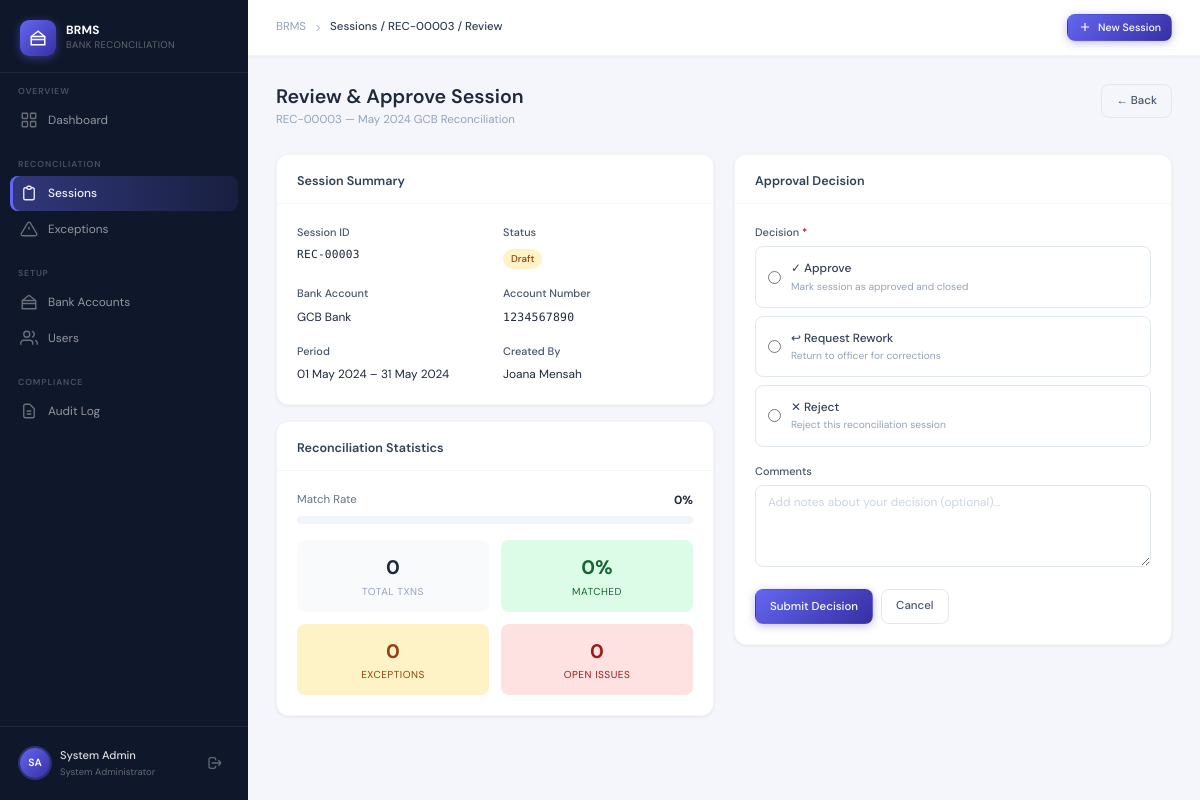
/sessions/7/approve/ (signed in), run on an earlier commit of the app's database.
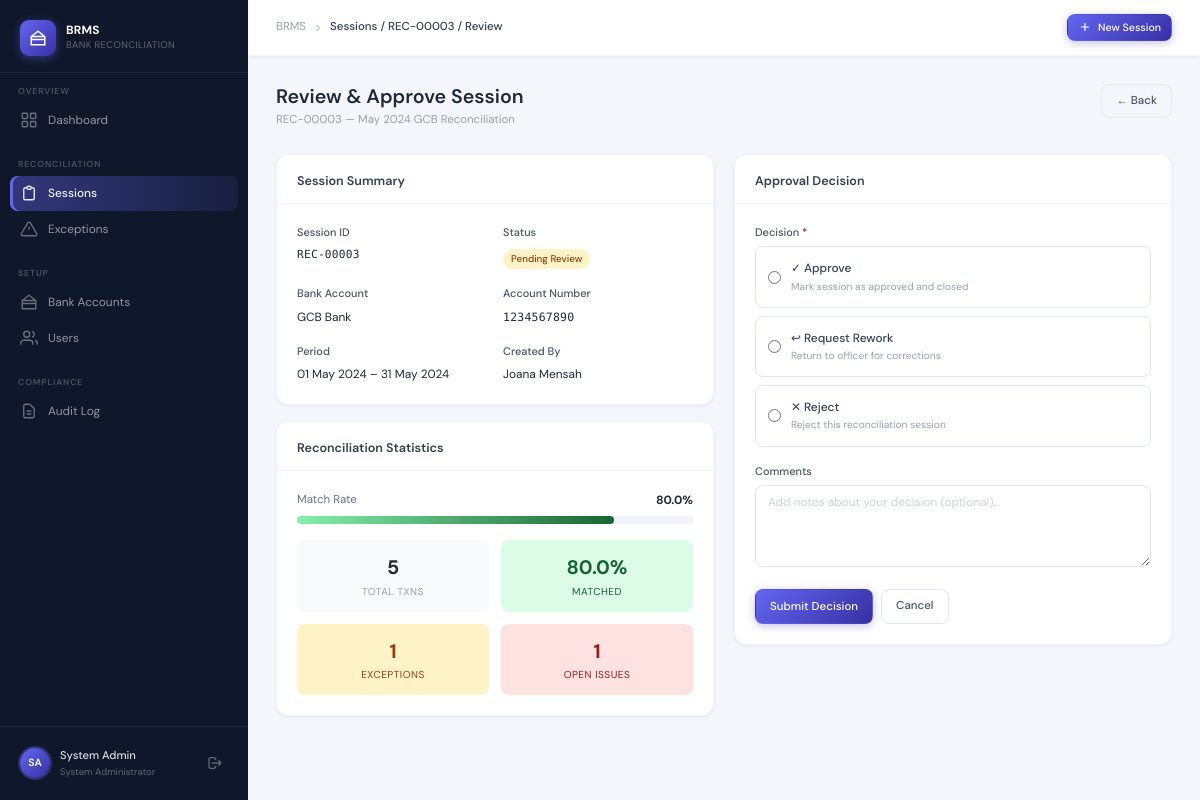
And on a later commit of the database.
### reconciliation/models.py (models this page shows, shortened)
class ReconciliationSession(models.Model):
    STATUS_CHOICES = [
        ('draft', 'Draft'),
        ('processing', 'Processing'),
        ('pending_review', 'Pending Review'),
        ('approved', 'Approved'),
        ('rejected', 'Rejected'),
        ('closed', 'Closed'),
    ]
    session_id = models.CharField(max_length=20, unique=True, editable=False)
    session_name = models.CharField(max_length=200)
    bank_account = models.ForeignKey(BankAccount, on_delete=models.CASCADE)
    period_start = models.DateField()
    period_end = models.DateField()
    status = models.CharField(max_length=20, choices=STATUS_CHOICES, default='draft')
    created_by = models.ForeignKey(settings.AUTH_USER_MODEL, on_delete=models.SET_NULL, null=True, related_name='sessions_created')
    approved_by = models.ForeignKey(settings.AUTH_USER_MODEL, on_delete=models.SET_NULL, null=True, blank=True, related_name='sessions_approved')
    approval_date = models.DateTimeField(null=True, blank=True)
    approval_comments = models.TextField(blank=True)
    created_at = models.DateTimeField(auto_now_add=True)
    updated_at = models.DateTimeField(auto_now=True)
    @property
    def match_rate(self):
        total = self.transactions.count()
        if total == 0:
            return 0
        matched = self.transactions.filter(status='matched').count()
        return round((matched / total) * 100, 1)

class BankAccount(models.Model):
    STATUS_CHOICES = [('active', 'Active'), ('inactive', 'Inactive'), ('frozen', 'Frozen')]
    CURRENCY_CHOICES = [('GHS', 'Ghana Cedis'), ('USD', 'US Dollar'), ('EUR', 'Euro'), ('GBP', 'British Pound')]
    account_name = models.CharField(max_length=200)
    account_number = models.CharField(max_length=50, unique=True)
    bank_name = models.CharField(max_length=200)
    currency = models.CharField(max_length=3, choices=CURRENCY_CHOICES, default='GHS')
    branch = models.CharField(max_length=200, blank=True)
    status = models.CharField(max_length=20, choices=STATUS_CHOICES, default='active')
    created_by = models.ForeignKey(settings.AUTH_USER_MODEL, on_delete=models.SET_NULL, null=True)
    created_at = models.DateTimeField(auto_now_add=True)

### accounts/models.py (models this page shows, shortened)
class User(AbstractUser):
    ROLE_CHOICES = [
        ('admin', 'System Administrator'),
        ('officer', 'Reconciliation Officer'),
        ('manager', 'Finance Manager'),
        ('auditor', 'Internal Auditor'),
        ('executive', 'Executive User'),
    ]
    role = models.CharField(max_length=20, choices=ROLE_CHOICES, default='officer')
    phone = models.CharField(max_length=20, blank=True)
    department = models.CharField(max_length=100, blank=True)
    is_locked = models.BooleanField(default=False)
    last_password_change = models.DateTimeField(null=True, blank=True)
    created_at = models.DateTimeField(auto_now_add=True)
    def can_approve(self):
        return self.role in ['manager', 'admin']
    def can_upload(self):
        return self.role in ['officer', 'admin']

### reconciliation/views.py (the view, shortened to what this page needs)
# urls.py: path('sessions/<int:pk>/approve/', views.approve_session, name='approve_session'),
@login_required
def approve_session(request, pk):
    session = get_object_or_404(ReconciliationSession, pk=pk)
    if not request.user.can_approve():
        messages.error(request, 'You do not have permission to approve sessions.')
        return redirect('reconciliation:session_detail', pk=pk)
    form = ApprovalForm(request.POST or None)
    return render(request, 'reconciliation/approve_session.html', {'session': session, 'form': form})

### reconciliation/forms.py
class ApprovalForm(forms.Form):
    ACTION_CHOICES = [('approve', 'Approve'), ('reject', 'Reject'), ('rework', 'Request Rework')]
    action   = forms.ChoiceField(choices=ACTION_CHOICES)
    comments = forms.CharField(widget=forms.Textarea(attrs={'rows': 3}), required=False)

### templates/reconciliation/approve_session.html (shortened to what the changed rows need)
{% extends 'base.html' %}
{% block breadcrumb %}Sessions / {{ session.session_id }} / Review{% endblock %}
{% block content %}
<div class="page-header">
  <div>
    <div class="page-title">Review &amp; Approve Session</div>
    <div class="page-subtitle">{{ session.session_id }} — {{ session.session_name }}</div>
  </div>
</div>
<div class="two-col" style="align-items:start">
  <div style="display:flex;flex-direction:column;gap:16px">
    <div class="card">
      <div class="card-body">
        <div class="form-grid">
          <div><div class="form-label">Session ID</div><div class="mono">{{ session.session_id }}</div></div>
          <div><div class="form-label">Status</div>
            <span class="badge badge-pending">{{ session.get_status_display }}</span>
          </div>
          <div><div class="form-label">Bank Account</div><div style="font-size:0.85rem">{{ session.bank_account.bank_name }}</div></div>
          <div><div class="form-label">Account Number</div><div class="mono" style="font-size:0.82rem">{{ session.bank_account.account_number }}</div></div>
          <div><div class="form-label">Period</div><div style="font-size:0.85rem">{{ session.period_start|date:"d M Y" }} – {{ session.period_end|date:"d M Y" }}</div></div>
          <div><div class="form-label">Created By</div><div style="font-size:0.85rem">{{ session.created_by.get_full_name|default:session.created_by.username }}</div></div>
        </div>
      </div>
    </div>
    <div class="card">
      <div class="card-body">
        {% with total=session.transactions.count %}
        {% with matched=session.transactions.filter %}
        <div style="margin-bottom:16px">
          <div style="display:flex;justify-content:space-between;margin-bottom:6px">
            <span style="font-size:0.82rem;color:var(--slate-500)">Match Rate</span>
            <span style="font-size:0.85rem;font-weight:700;color:var(--slate-800)">{{ session.match_rate }}%</span>
          </div>
          <div class="progress-bar-wrap">
            <div class="progress-bar {% if session.match_rate >= 80 %}success{% endif %}" style="width:{{ session.match_rate }}%"></div>
          </div>
        </div>
        <div style="display:grid;grid-template-columns:1fr 1fr;gap:12px">
          <div style="background:var(--slate-50);border-radius:8px;padding:12px;text-align:center">
            <div style="font-size:1.4rem;font-weight:700;color:var(--slate-800)">{{ session.transactions.count }}</div>
            <div style="font-size:0.72rem;color:var(--slate-400);text-transform:uppercase;letter-spacing:0.05em">Total Txns</div>
          </div>
          <div style="background:var(--success-bg);border-radius:8px;padding:12px;text-align:center">
            <div style="font-size:1.4rem;font-weight:700;color:var(--success)">{{ session.match_rate }}%</div>
            <div style="font-size:0.72rem;color:var(--success);text-transform:uppercase;letter-spacing:0.05em">Matched</div>
          </div>
          <div style="background:var(--warning-bg);border-radius:8px;padding:12px;text-align:center">
            <div style="font-size:1.4rem;font-weight:700;color:var(--warning)">{{ session.exceptions.filter.count|default:session.exceptions.count }}</div>
            <div style="font-size:0.72rem;color:var(--warning);text-transform:uppercase;letter-spacing:0.05em">Exceptions</div>
          </div>
          <div style="background:var(--danger-bg);border-radius:8px;padding:12px;text-align:center">
            <div style="font-size:1.4rem;font-weight:700;color:var(--danger)">{{ session.exceptions.filter.count|default:"0" }}</div>
            <div style="font-size:0.72rem;color:var(--danger);text-transform:uppercase;letter-spacing:0.05em">Open Issues</div>
          </div>
        </div>
        {% endwith %}
        {% endwith %}
      </div>
    </div>
  </div>
</div>
{% endblock %}

What changed in the data, as far as the page shows it:
changed ReconciliationSession "REC-00003": status "Draft" → "Pending Review"; match_rate "0" → "80.0"; transactions.count "0" → "5"; exceptions.filter.count "0" → "1"
